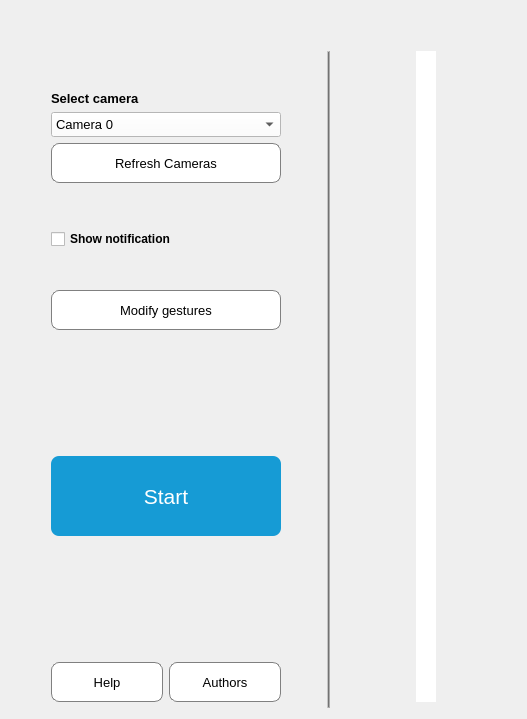
      <widget class="QWidget" name="camera_tab">
       <attribute name="title">
        <string>Camera</string>
       </attribute>
       <layout class="QGridLayout" name="gridLayout">
        <item row="0" column="10">
         <spacer name="vertical_spacer_between_tab_camera_image">
          <property name="orientation">
           <enum>Qt::Vertical</enum>
          </property>
          <property name="sizeType">
           <enum>QSizePolicy::Ignored</enum>
          </property>
          <property name="sizeHint" stdset="0">
           <size>
            <width>20</width>
            <height>40</height>
           </size>
          </property>
         </spacer>
        </item>
        <item row="4" column="0">
         <spacer name="horizontal_spacer_on_left_cam_tab">
          <property name="orientation">
           <enum>Qt::Horizontal</enum>
          </property>
          <property name="sizeHint" stdset="0">
           <size>
            <width>40</width>
            <height>20</height>
           </size>
          </property>
         </spacer>
        </item>
        <item row="4" column="5">
         <spacer name="horizontalSpacer">
          <property name="orientation">
           <enum>Qt::Horizontal</enum>
          </property>
          <property name="sizeHint" stdset="0">
           <size>
            <width>40</width>
            <height>20</height>
           </size>
          </property>
         </spacer>
        </item>
        <item row="4" column="10">
         <widget class="QLabel" name="to_bedzie_camera_label">
          <property name="styleSheet">
           <string notr="true">background-color: rgb(255, 255, 255);</string>
          </property>
          <property name="text">
           <string/>
          </property>
          <property name="pixmap">
           <pixmap>../gesture_images/grafika_camery.png</pixmap>
          </property>
          <property name="scaledContents">
           <bool>true</bool>
          </property>
         </widget>
        </item>
        <item row="4" column="11">
         <spacer name="horizontal_spacer_at_right_cam_tab">
          <property name="orientation">
           <enum>Qt::Horizontal</enum>
          </property>
          <property name="sizeType">
           <enum>QSizePolicy::Fixed</enum>
          </property>
          <property name="sizeHint" stdset="0">
           <size>
            <width>40</width>
            <height>20</height>
           </size>
          </property>
         </spacer>
        </item>
        <item row="4" column="12">
         <spacer name="horizontal_spacer_on_right_to_fix_cam_tab">
          <property name="orientation">
           <enum>Qt::Horizontal</enum>
          </property>
          <property name="sizeHint" stdset="0">
           <size>
            <width>40</width>
            <height>20</height>
           </size>
          </property>
         </spacer>
        </item>
        <item row="4" column="6" rowspan="2">
         <widget class="Line" name="vertical_line">
          <property name="minimumSize">
           <size>
            <width>0</width>
            <height>300</height>
           </size>
          </property>
          <property name="sizeIncrement">
           <size>
            <width>0</width>
            <height>0</height>
           </size>
          </property>
          <property name="font">
           <font>
            <pointsize>1</pointsize>
            <weight>50</weight>
            <bold>false</bold>
           </font>
          </property>
          <property name="styleSheet">
           <string notr="true">background-color: rgb(171, 171, 171);</string>
          </property>
          <property name="frameShadow">
           <enum>QFrame::Raised</enum>
          </property>
          <property name="orientation">
           <enum>Qt::Vertical</enum>
          </property>
         </widget>
        </item>
        <item row="4" column="1" colspan="3">
         <layout class="QVBoxLayout" name="verticalLayout_3">
          <item>
           <spacer name="vertical_spacer_above_select_camera">
            <property name="orientation">
             <enum>Qt::Vertical</enum>
            </property>
            <property name="sizeHint" stdset="0">
             <size>
              <width>20</width>
              <height>40</height>
             </size>
            </property>
           </spacer>
          </item>
          <item>
           <widget class="QLabel" name="select_camera_label">
            <property name="font">
             <font>
              <pointsize>10</pointsize>
              <weight>75</weight>
              <bold>true</bold>
             </font>
            </property>
            <property name="text">
             <string>Select camera</string>
            </property>
           </widget>
          </item>
          <item>
           <widget class="QComboBox" name="camera_combo_box">
            <property name="sizePolicy">
             <sizepolicy hsizetype="Expanding" vsizetype="Fixed">
              <horstretch>0</horstretch>
              <verstretch>0</verstretch>
             </sizepolicy>
            </property>
            <property name="minimumSize">
             <size>
              <width>0</width>
              <height>25</height>
             </size>
            </property>
            <property name="font">
             <font>
              <pointsize>10</pointsize>
              <weight>50</weight>
              <bold>false</bold>
             </font>
            </property>
            <property name="styleSheet">
             <string notr="true">background-color:white;
outline-color: black;
</string>
            </property>
            <item>
             <property name="text">
              <string>Camera 0</string>
             </property>
            </item>
            <item>
             <property name="text">
              <string>Camera 1</string>
             </property>
            </item>
           </widget>
          </item>
          <item>
           <widget class="QPushButton" name="refresh_cameras_button">
            <property name="minimumSize">
             <size>
              <width>0</width>
              <height>40</height>
             </size>
            </property>
            <property name="maximumSize">
             <size>
              <width>16777215</width>
              <height>16777209</height>
             </size>
            </property>
            <property name="font">
             <font>
              <pointsize>10</pointsize>
             </font>
            </property>
            <property name="styleSheet">
             <string notr="true">background-color:white;
border-style:outset;
border-radius:8px;
outline-color: black;
border: 1px solid grey;</string>
            </property>
            <property name="text">
             <string>Refresh Cameras</string>
            </property>
           </widget>
          </item>
          <item>
           <spacer name="verticalSpacer">
            <property name="orientation">
             <enum>Qt::Vertical</enum>
            </property>
            <property name="sizeType">
             <enum>QSizePolicy::Fixed</enum>
            </property>
            <property name="sizeHint" stdset="0">
             <size>
              <width>20</width>
              <height>40</height>
             </size>
            </property>
           </spacer>
          </item>
          <item>
           <widget class="QCheckBox" name="show_notification_check_box">
            <property name="font">
             <font>
              <weight>75</weight>
              <bold>true</bold>
             </font>
            </property>
            <property name="styleSheet">
             <string notr="true"/>
            </property>
            <property name="text">
             <string>Show notification</string>
            </property>
           </widget>
          </item>
          <item>
           <spacer name="vertical_spacer_betweencamera_box_modify_button">
            <property name="orientation">
             <enum>Qt::Vertical</enum>
            </property>
            <property name="sizeType">
             <enum>QSizePolicy::Minimum</enum>
            </property>
            <property name="sizeHint" stdset="0">
             <size>
              <width>20</width>
              <height>35</height>
             </size>
            </property>
           </spacer>
          </item>
          <item>
           <widget class="QPushButton" name="modify_gestures_button">
            <property name="sizePolicy">
             <sizepolicy hsizetype="Expanding" vsizetype="Fixed">
              <horstretch>0</horstretch>
              <verstretch>0</verstretch>
             </sizepolicy>
            </property>
            <property name="minimumSize">
             <size>
              <width>0</width>
              <height>40</height>
             </size>
            </property>
            <property name="font">
             <font>
              <pointsize>10</pointsize>
             </font>
            </property>
            <property name="styleSheet">
             <string notr="true">background-color:white;
border-style:outset;
border-radius:8px;
outline-color: black;
border: 1px solid grey;</string>
            </property>
            <property name="text">
             <string>Modify gestures</string>
            </property>
           </widget>
          </item>
          <item>
           <spacer name="vertical_spacer_between_mod_start">
            <property name="orientation">
             <enum>Qt::Vertical</enum>
            </property>
            <property name="sizeType">
             <enum>QSizePolicy::MinimumExpanding</enum>
            </property>
            <property name="sizeHint" stdset="0">
             <size>
              <width>20</width>
              <height>120</height>
             </size>
            </property>
           </spacer>
          </item>
          <item>
           <widget class="QPushButton" name="start_button">
            <property name="sizePolicy">
             <sizepolicy hsizetype="Minimum" vsizetype="Fixed">
              <horstretch>0</horstretch>
              <verstretch>0</verstretch>
             </sizepolicy>
            </property>
            <property name="minimumSize">
             <size>
              <width>230</width>
              <height>80</height>
             </size>
            </property>
            <property name="font">
             <font>
              <pointsize>16</pointsize>
             </font>
            </property>
            <property name="focusPolicy">
             <enum>Qt::WheelFocus</enum>
            </property>
            <property name="layoutDirection">
             <enum>Qt::LeftToRight</enum>
            </property>
            <property name="styleSheet">
             <string notr="true">border-style:outset;
border-radius:8px;
background-color: rgb(22, 155, 213);
color:white;
</string>
            </property>
            <property name="text">
             <string>Start</string>
            </property>
            <property name="autoRepeat">
             <bool>false</bool>
            </property>
            <property name="autoExclusive">
             <bool>false</bool>
            </property>
            <property name="autoDefault">
             <bool>false</bool>
            </property>
            <property name="default">
             <bool>false</bool>
            </property>
            <property name="flat">
             <bool>false</bool>
            </property>
           </widget>
          </item>
          <item>
           <spacer name="vertical_spacer_between_start_help">
            <property name="orientation">
             <enum>Qt::Vertical</enum>
            </property>
            <property name="sizeType">
             <enum>QSizePolicy::Expanding</enum>
            </property>
            <property name="sizeHint" stdset="0">
             <size>
              <width>20</width>
              <height>120</height>
             </size>
            </property>
           </spacer>
          </item>
          <item>
           <layout class="QHBoxLayout" name="horizontalLayout_9">
            <item>
             <widget class="QPushButton" name="help_button">
              <property name="sizePolicy">
               <sizepolicy hsizetype="Expanding" vsizetype="Fixed">
                <horstretch>0</horstretch>
                <verstretch>0</verstretch>
               </sizepolicy>
              </property>
              <property name="minimumSize">
               <size>
                <width>100</width>
                <height>40</height>
               </size>
              </property>
              <property name="font">
               <font>
                <pointsize>10</pointsize>
               </font>
              </property>
              <property name="styleSheet">
               <string notr="true">background-color:white;
border-radius:10px;
border-style:outset;
border-radius:8px;
border: 1px solid grey;
</string>
              </property>
              <property name="text">
               <string>Help</string>
              </property>
             </widget>
            </item>
            <item>
             <widget class="QPushButton" name="authors_button">
              <property name="sizePolicy">
               <sizepolicy hsizetype="Expanding" vsizetype="Maximum">
                <horstretch>0</horstretch>
                <verstretch>0</verstretch>
               </sizepolicy>
              </property>
              <property name="minimumSize">
               <size>
                <width>0</width>
                <height>40</height>
               </size>
              </property>
              <property name="font">
               <font>
                <pointsize>10</pointsize>
               </font>
              </property>
              <property name="styleSheet">
               <string notr="true">background-color:white;
border-style:outset;
border-radius:8px;
border: 1px solid grey;
</string>
              </property>
              <property name="text">
               <string>Authors</string>
              </property>
             </widget>
            </item>
           </layout>
          </item>
         </layout>
        </item>
        <item row="4" column="8">
         <spacer name="horizontal_spacer_between_camera_image_and_buttons">
          <property name="orientation">
           <enum>Qt::Horizontal</enum>
          </property>
          <property name="sizeType">
           <enum>QSizePolicy::Expanding</enum>
          </property>
          <property name="sizeHint" stdset="0">
           <size>
            <width>80</width>
            <height>20</height>
           </size>
          </property>
         </spacer>
        </item>
        <item row="0" column="1">
         <spacer name="vertical_spacer_under_camera_tab">
          <property name="orientation">
           <enum>Qt::Vertical</enum>
          </property>
          <property name="sizeType">
           <enum>QSizePolicy::Ignored</enum>
          </property>
          <property name="sizeHint" stdset="0">
           <size>
            <width>20</width>
            <height>40</height>
           </size>
          </property>
         </spacer>
        </item>
       </layout>
      </widget>
